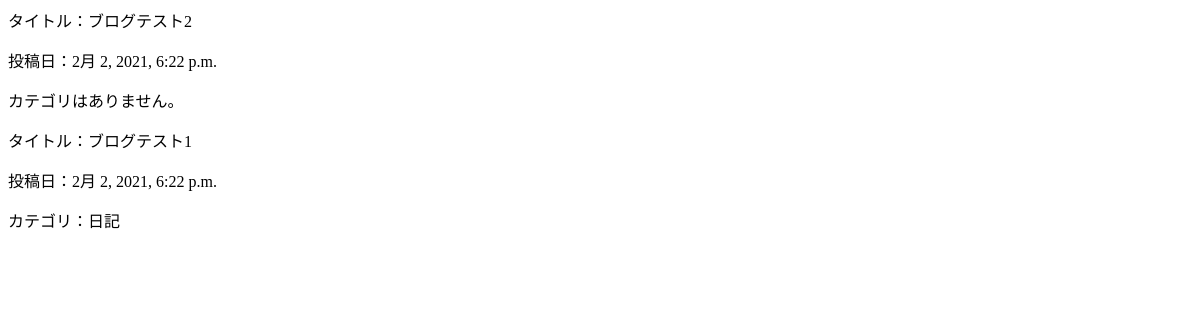
/bloglist/, run on an earlier commit of the app's database.
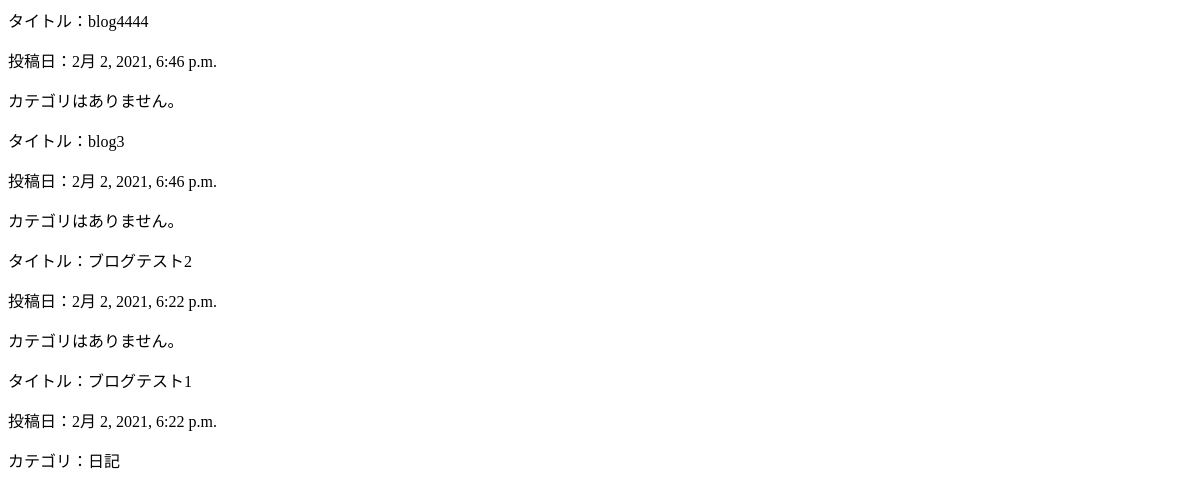
And on a later commit of the database.
### blog/models.py (models this page shows, shortened)
class PostBlogModel(models.Model):
    title = models.CharField(max_length=200)
    content = models.TextField()
    category = models.ForeignKey(CategoryModel, on_delete=models.PROTECT, blank=True, null=True)
    created_at = models.DateTimeField(auto_now_add=True)

class CategoryModel(models.Model):
    name = models.CharField(max_length=200)

### blog/views.py (the view)
# urls.py: path('bloglist/', BlogView.as_view(), name='bloglist'),
class BlogView(ListView):
    template_name = 'bloglist.html'
    queryset = PostBlogModel.objects.order_by('-created_at')

### templates/bloglist.html
{% for item in object_list %}
    <p>タイトル：{{ item.title }}</p>
    <p>投稿日：{{ item.created_at }}</p>
    {% if item.category is None %}
    <p>カテゴリはありません。</p>
    {% else %}
    <p>カテゴリ：{{ item.category.name }}</p>
    {% endif %}
{% endfor %}

What changed in the data, as far as the page shows it:
added PostBlogModel: title "blog4444", created_at "2月 2, 2021, 6:46 p.m.", shows "カテゴリはありません。"
added PostBlogModel: title "blog3", created_at "2月 2, 2021, 6:46 p.m.", shows "カテゴリはありません。"
